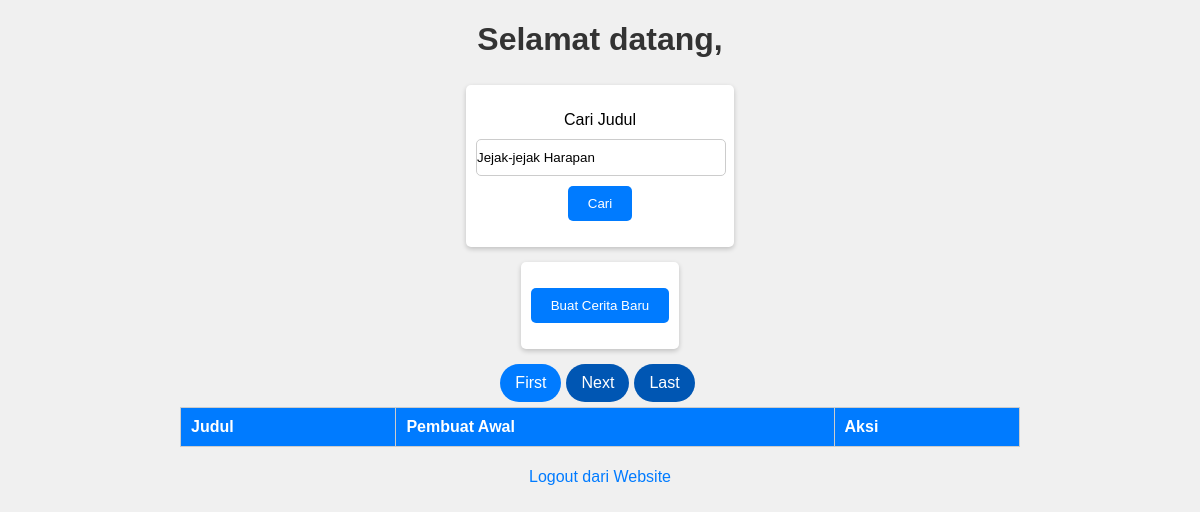
Page /homepage.php?judul=Jejak-jejak Harapan on the earlier database version.
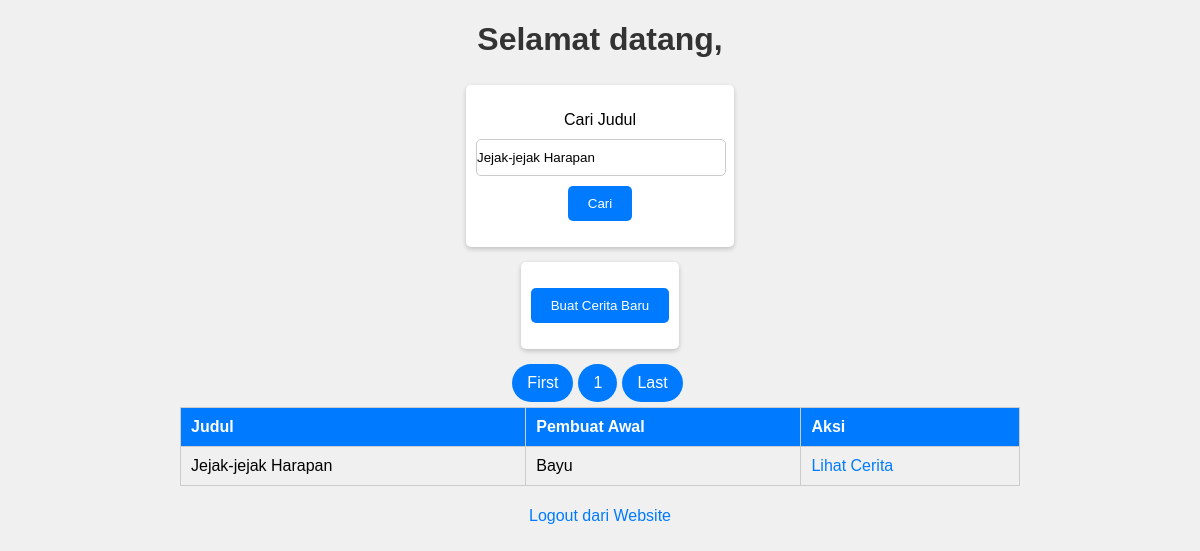
Same page on the later database version.
### tables this page shows
CREATE TABLE `cerita` (
  `idcerita` int(11) NOT NULL AUTO_INCREMENT,
  `judul` varchar(100) DEFAULT NULL,
  `iduser_pembuat_awal` varchar(40) NOT NULL,
  PRIMARY KEY (`idcerita`),
  KEY `fk_cerita_users_idx` (`iduser_pembuat_awal`),
  CONSTRAINT `fk_cerita_users` FOREIGN KEY (`iduser_pembuat_awal`) REFERENCES `users` (`iduser`) ON DELETE NO ACTION ON UPDATE NO ACTION
);

CREATE TABLE `users` (
  `iduser` varchar(40) NOT NULL,
  `nama` varchar(45) DEFAULT NULL,
  `password` varchar(100) DEFAULT NULL,
  `salt` varchar(10) DEFAULT NULL,
  PRIMARY KEY (`iduser`)
);

### class/koneksi.php (called while the page is built, shortened)
<?php
    class Koneksi {
        public function __construct() {
            $this->conn = new mysqli("localhost", "root", "", "project_uts_fsp");
        }
    }
?>

### class/cerita.php (called while the page is built, shortened)
<?php
    require_once("koneksi.php");
    class Cerita extends Koneksi {
        public function getCerita($search="%") {
            $sql = "SELECT * FROM cerita c INNER JOIN users u ON c.iduser_pembuat_awal=u.iduser WHERE judul LIKE ?";
            $stmt = $this->conn->prepare($sql);
            $stmt->bind_param("s", $search);
            $stmt->execute();
            $result = $stmt->get_result();
            return $result;
        }
        public function getCeritaLimit($search="%", $start=0, $perpage=10) {
            $sql = "SELECT * FROM cerita c INNER JOIN users u ON c.iduser_pembuat_awal=u.iduser WHERE judul LIKE ? LIMIT ?, ?";
            $stmt = $this->conn->prepare($sql);
            $stmt->bind_param("sii", $search, $start, $perpage);
            $stmt->execute();
            $result = $stmt->get_result();
            return $result;
        }
    }
?>

### homepage.php (the view, shortened to what this page needs)
<?php
    require_once("class/users.php");
    require_once("class/cerita.php");
    if (isset($_SESSION)) {
        $nama = $_SESSION["nama"];
    } else {
    }
    if(isset($_GET["judul"])){
        $judul = $_GET["judul"];
    }
    else{
        $judul = "";
    }
    if (isset($_GET["judul"])) {
        $search = "%".$_GET["judul"]."%";
    } else {
        $search = "%";
    }
?>
<!DOCTYPE html>
<html lang="en">
<head>
</head>
<body>
    <h1>Selamat datang, <?php echo $nama; ?></h1>
    <form action="homepage.php" method="GET">
        <p>
            <label>Cari Judul</label>
            <input type='text' name='judul' value='<?php echo $judul; ?>'>
            <input type='submit' name='btncari' value='Cari'>
        </p>
    </form>
    <form action="cerita_baru.php" method="GET">
        <p><input type="submit" value="Buat Cerita Baru" name="btnbaru"></p>
    </form>
    <?php
        echo "<table border='1'>";
        echo "<tr>";
        echo "<th>Judul</th><th>Pembuat Awal</th><th>Aksi</th>";
        echo "</tr>";
        $cerita = new Cerita();
        $result = $cerita->getCerita($search);
        $perpage = 3;
        $total_data = $result->num_rows;
        $jumlah_page = ceil($total_data / $perpage);
        if(isset($_GET["p"])){
            $p = $_GET["p"];
        }
        else{
            $p = 1;
        }
        echo "<ul>";
        echo "<li" . ($p == 1 ? " class='active'" : "") . "><a class='page' href='homepage.php?p=1&judul=$judul'>First</a></li>";
        for($i=1;$i<=$jumlah_page;$i++){
            echo "<li" . ($p == $i ? " class='active'" : "") . "><a class='page' href='homepage.php?p=$i&judul=$judul'>$i</a></li>";
        }
        if ($p != $jumlah_page){
            $x = $p+1;
            echo "<li><a class='page' href='homepage.php?p=$x&judul=$judul'>Next</a></li>";
        }
        echo "<li" . ($p == $jumlah_page ? " class='active'" : "") . "><a class='page' href='homepage.php?p=$jumlah_page&judul=$judul'>Last</a></li>";
        echo "</ul>";
        $start = ($p-1) * $perpage;
        $result = $cerita->getCeritaLimit($search, $start, $perpage);
        while ($row = $result->fetch_assoc()) {
            $id_cerita = $row["idcerita"];
            echo "<tr>";
            echo "<td>".$row["judul"]."</td>";
            echo "<td>".$row["nama"]."</td>";
            echo "<td><a href='lihat_cerita.php?idcerita=$id_cerita'>Lihat Cerita</a></td>";
            echo "</tr>";
        }
        echo "</table>";
    ?>
    <p><a href="logout.php">Logout dari Website</a></p>
</body>
</html>

Differences in the rows shown:
added cerita: judul "Jejak-jejak Harapan", iduser_pembuat_awal.nama "Bayu"
Other differences:
new list line: "1"
text no longer shown: "Next"
